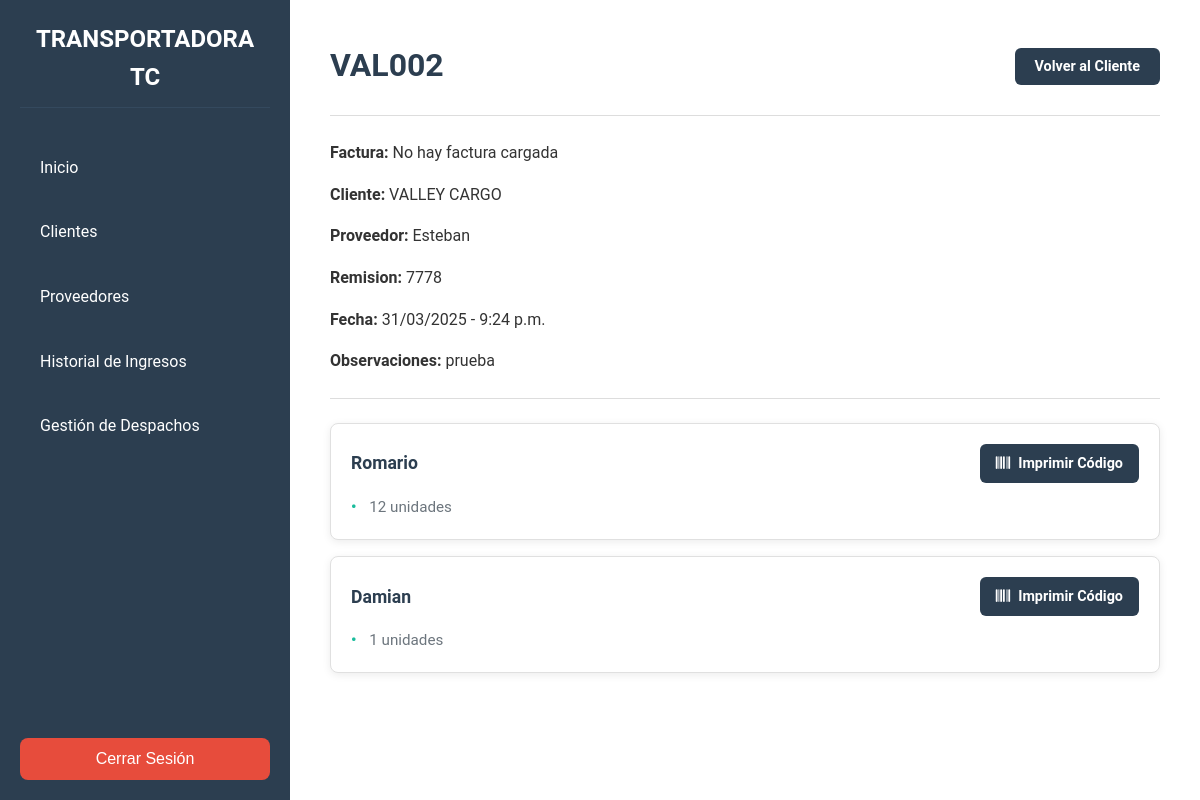
The app's page /cargas/detalle_carga/13/ with its own data.
### cargas/models.py (models this page shows, shortened)
class Carga(models.Model):
    nombre = models.CharField(max_length=20, unique=True)
    cliente = models.ForeignKey(Cliente, on_delete=models.CASCADE, related_name='cargas')
    proveedor = models.ForeignKey(Proveedor, on_delete=models.CASCADE, related_name='cargas')
    fecha = models.DateTimeField(auto_now_add=True)
    remision = models.CharField(unique=True, max_length=20)
    observacion = models.TextField(blank=True, null=True)
    archivo_factura = models.FileField(upload_to='facturas/', blank=True, null=True)

class InventarioCarga(models.Model):
    carga = models.ForeignKey(Carga, on_delete=models.CASCADE, related_name='inventario')
    producto = models.ForeignKey(Producto, on_delete=models.CASCADE)
    cantidad = models.IntegerField()
    codigo_barras = models.ImageField(upload_to='codigos_barras/', blank=True, null=False)

class Producto(models.Model):
    nombre = models.CharField(max_length=100)
    descripcion = models.TextField(blank=True, null=True)
    fecha_creacion = models.DateTimeField(auto_now_add=True)

### clientes/models.py (models this page shows, shortened)
class Cliente(models.Model):
    nit = models.CharField(max_length=255, default="", unique=True, blank=False)
    nombre = models.CharField(max_length=255, blank=False)
    email = models.EmailField()
    telefono = models.CharField(max_length=15)
    ciudad = models.CharField(max_length=255)
    direccion = models.CharField(max_length=255)
    proveedores = models.ManyToManyField(Proveedor, related_name="clientes", blank=True)
    fecha_creacion = models.DateTimeField(auto_now_add=True)

### proveedores/models.py (models this page shows, shortened)
class Proveedor(models.Model):
    nit = models.CharField(default='',max_length=255, unique=True, blank=True, null=True)
    nombre = models.CharField(max_length=255)
    contacto = models.CharField(default='',max_length=255, null=True,blank=True)
    fecha_creacion = models.DateTimeField(auto_now_add=True)

### cargas/views.py (the view)
# urls.py: path('detalle_carga/<int:carga_id>/', views.detalle_carga, name='detalle_carga'),
def detalle_carga(request, carga_id):
    carga = get_object_or_404(Carga, id=carga_id)  # Usar get() para obtener una única carga
    inventario = carga.inventario.all()  # Obtener el inventario de la carga
    return render(request, 'cargas/detalle_carga.html', {'carga': carga, 'inventario': inventario})

### cargas/templates/cargas/detalle_carga.html (shortened to what this page needs)
{% extends 'base.html' %}
{% block content %}
<main class="main-content">
    <header class="content__header">
        <h1 class="content__title">{{ carga.nombre }}</h1>
        <div>
            <a href="{% url 'detalle_cliente' carga.cliente.nombre %}" class="btn btn--primary">Volver al Cliente</a>
        </div>
    </header>
    <hr class="divider">
    <section class="carga__details">
        <p><strong>Factura:</strong>
            {% if carga.archivo_factura %}
                <a href="{{ carga.archivo_factura.url }}"
                   target="_blank"
                   class="factura-link">
                   <i class="fas fa-file-pdf"></i> Ver Factura ({{ carga.archivo_factura.name|slice:"-10:" }})
                </a>
            {% else %}
                <span class="text-muted">No hay factura cargada</span>
            {% endif %}
        </p>
        <p><strong>Cliente:</strong> {{ carga.cliente.nombre }}</p>
        <p><strong>Proveedor:</strong> {{ carga.proveedor.nombre }}</p>
        <p><strong>Remision:</strong> {{ carga.remision }}</p>
        <p><strong>Fecha:</strong> {{ carga.fecha|date:"d/m/Y - P" }}</p>
        <p><strong>Observaciones:</strong> {{ carga.observacion }}</p>
    </section>
    <hr class="divider">
    <section class="cargas__list">
        {% if inventario %}
        <div class="product-grid">
            {% for item in inventario %}
                <div class="product-card">
                    <div class="product-card__header">
                        <h3 class="product-card__title">{{ item.producto.nombre }}</h3>
                        <a href="{% url 'generar_codigo_barras_producto' item.id %}"
                           class="btn btn-primary"
                           target="_blank"
                           onclick="window.open(this.href, '_blank', 'width=800,height=600'); return false;">
                           <i class="fas fa-barcode"></i> <span class="btn-text">Imprimir Código</span>
                        </a>
                    </div>
                    <div class="product-card__meta">
                        <p class="product-card__text">{{ item.cantidad }} unidades</p>
                    </div>
                </div>
            {% endfor %}
        </div>
    {% else %}
        <div class="no-cargas">
            <i class="no-cargas__icon fas fa-box-open"></i>
            <p class="no-cargas__message">No hay productos registrados en esta carga.</p>
        </div>
    {% endif %}
    </section>
</main>
{% endblock %}

### static/css/styles.css (style rules this page uses)
:root { --color-primary: #2c3e50; --color-secondary: #1abc9c; --color-danger: #e74c3c; --color-success: #28a745; --color-text: #333; --color-text-light: #6c757d; --color-bg: #f8f9fa; --color-white: #fff; --color-shadow: rgba(0, 0, 0, 0.1); --font-primary: 'Roboto', Arial, sans-serif; --sidebar-width: 250px; --color-warning: #ffc107; --color-info: #17a2b8; }
body { margin: 0; font-family: var(--font-primary); background-color: var(--color-bg); color: var(--color-text); line-height: 1.6; }
.btn { padding: 10px 20px; border-radius: 5px; text-decoration: none; font-weight: bold; transition: background-color 0.3s ease; }
.btn--primary { background-color: #007bff; color: var(--color-white); }
.main-content { margin: 0 auto; padding: 20px; }
.content__header { display: flex; justify-content: space-between; align-items: center; margin-bottom: 1.5rem; }
.content__title { font-size: 2rem; color: var(--color-primary); margin: 0; }
.divider { border: none; height: 1px; background-color: #ddd; margin: 1.5rem 0; }
.btn { padding: 10px 20px; border-radius: 6px; font-size: 0.9rem; font-weight: bold; text-align: center; cursor: pointer; transition: background-color 0.3s ease; border: none; }
.btn--primary { background-color: var(--color-primary); color: var(--color-white); }
.cargas__list { display: block; margin-top: 1.5rem; }
.btn-primary { background-color: var(--color-primary); color: var(--color-white); padding: 10px 20px; border: none; border-radius: 6px; font-size: 1rem; cursor: pointer; transition: background-color 0.3s ease; }
.product-card { background-color: var(--color-white); border-radius: 8px; border: 1px solid #e0e0e0; box-shadow: 0 2px 8px rgba(0, 0, 0, 0.08); padding: 1.25rem; margin-bottom: 1rem; transition: all 0.3s ease; }
.product-card__header { display: flex; justify-content: space-between; align-items: center; flex-wrap: wrap; gap: 1rem; margin-bottom: 0.75rem; }
.product-card__title { font-size: 1.1rem; color: var(--color-primary); margin: 0; flex: 1; min-width: 200px; }
.product-card__text { font-size: 0.95rem; color: var(--color-text-light); margin: 0; display: flex; align-items: center; gap: 0.5rem; }
.product-card__text::before { content: "•"; color: var(--color-secondary); font-weight: bold; margin-right: 0.3rem; }
.btn-primary { background-color: var(--color-primary); color: white; padding: 0.5rem 1rem; border-radius: 6px; text-decoration: none; font-size: 0.9rem; display: inline-flex; align-items: center; gap: 0.5rem; transition: background-color 0.3s ease; border: none; cursor: pointer; }
.btn-primary i { font-size: 0.9rem; }

### records on screen
Carga: nombre "VAL002", cliente.nombre "VALLEY CARGO", proveedor.nombre "Esteban", remision "7778", fecha "31/03/2025 - 9:24 p.m.", observacion "prueba"
InventarioCarga: producto.nombre "Romario", cantidad "12"
InventarioCarga: producto.nombre "Damian", cantidad "1"
